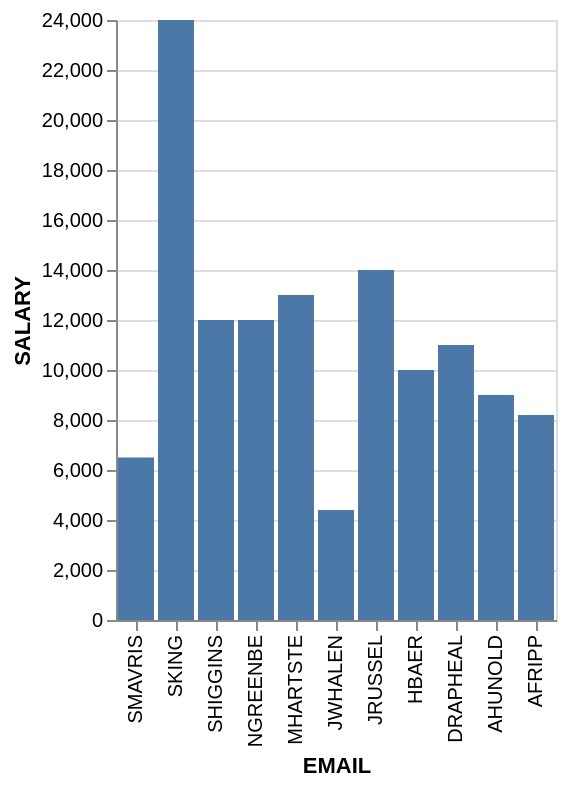

The Vega-Lite source for this figure:
### Vega-Lite specification from a JSON file in a GitHub repository (floating-point values rounded to 4 significant figures)
{"data": {"values": [{"x_data": "SMAVRIS", "y_data": 6500}, {"x_data": "SKING", "y_data": 24000}, {"x_data": "SHIGGINS", "y_data": 12000}, {"x_data": "NGREENBE", "y_data": 12000}, {"x_data": "MHARTSTE", "y_data": 13000}, {"x_data": "JWHALEN", "y_data": 4400}, {"x_data": "JRUSSEL", "y_data": 14000}, {"x_data": "HBAER", "y_data": 10000}, {"x_data": "DRAPHEAL", "y_data": 11000}, {"x_data": "AHUNOLD", "y_data": 9000}, {"x_data": "AFRIPP", "y_data": 8200}]}, "mark": "bar", "encoding": {"x": {"field": "x_data", "type": "nominal", "title": "EMAIL", "sort": "descending"}, "y": {"field": "y_data", "type": "quantitative", "title": "SALARY"}}}
